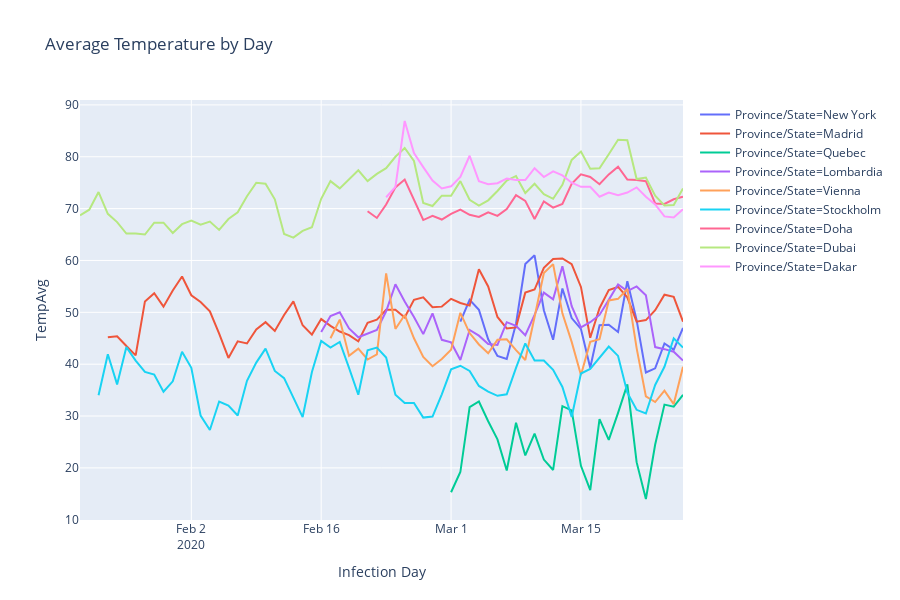

Notebook source saved alongside this figure:
### Markdown cell above
For the following analysis is important to remember that the variable `Confirmed` contains the information about the new cases that were infected at `Infection Day`. Note that this is an estimation, but in my opinion is more realistic that study the weather around 8 days after that the infection accour.   

Fig. "_Temperature Avg by Day_" shows the temperature in the 9 `Province/State` since the `Infection Day` of the first reported patient. This time series shows that the hottests `Province/State` (Dakar, Dubai, Doha) have mean temperatures over $\approx 65^o F$ in all days, while Quebec is the only `Province/State` that had under $30^o F$ most of the time. The temperature in all the others `Province/States` were between 30 and $60^o F$.
> Note that this graph shows the possibility to make a discretization of the temperature potentially considering 3 ranges of values. In the future, should be nice to do a k-means analysis with 3 clusters to study the number of cases by the range of temperature (see below).

### Code cell
# PLot the Temperature Avg by day
px.line(covid_weather, x='Infection Day', y='TempAvg', color='Province/State',
       title='Average Temperature by Day')

### Figure 1 — Plotly figure (JSON) as saved in the notebook; plotly's stock layout.template omitted (floating-point values rounded to 4 significant figures)
{"data": [{"hoverlabel": {"namelength": 0}, "hovertemplate": "Province/State=New York<br>Infection Day=%{x}<br>TempAvg=%{y}", "legendgroup": "Province/State=New York", "line": {"color": "#636efa", "dash": "solid"}, "mode": "lines", "name": "Province/State=New York", "showlegend": true, "type": "scatter", "x": ["2020-03-02", "2020-03-03", "2020-03-04", "2020-03-05", "2020-03-06", "2020-03-07", "2020-03-08", "2020-03-09", "2020-03-10", "2020-03-11", "2020-03-12", "2020-03-13", "2020-03-14", "2020-03-15", "2020-03-16", "2020-03-17", "2020-03-18", "2020-03-19", "2020-03-20", "2020-03-21", "2020-03-22", "2020-03-23", "2020-03-24", "2020-03-25", "2020-03-26"], "xaxis": "x", "y": [48.2, 52.4, 50.5, 44.8, 41.6, 41, 47.8, 59.3, 61, 50.4, 44.7, 54.6, 48.9, 46.8, 39.3, 47.5, 47.6, 46.2, 56, 48.5, 38.4, 39.2, 44, 42.8, 47], "yaxis": "y"}, {"hoverlabel": {"namelength": 0}, "hovertemplate": "Province/State=Madrid<br>Infection Day=%{x}<br>TempAvg=%{y}", "legendgroup": "Province/State=Madrid", "line": {"color": "#EF553B", "dash": "solid"}, "mode": "lines", "name": "Province/State=Madrid", "showlegend": true, "type": "scatter", "x": ["2020-01-24", "2020-01-25", "2020-01-26", "2020-01-27", "2020-01-28", "2020-01-29", "2020-01-30", "2020-01-31", "2020-02-01", "2020-02-02", "2020-02-03", "2020-02-04", "2020-02-05", "2020-02-06", "2020-02-07", "2020-02-08", "2020-02-09", "2020-02-10", "2020-02-11", "2020-02-12", "2020-02-13", "2020-02-14", "2020-02-15", "2020-02-16", "2020-02-17", "2020-02-18", "2020-02-19", "2020-02-20", "2020-02-21", "2020-02-22", "2020-02-23", "2020-02-24", "2020-02-25", "2020-02-26", "2020-02-27", "2020-02-28", "2020-02-29", "2020-03-01", "2020-03-02", "2020-03-03", "2020-03-04", "2020-03-05", "2020-03-06", "2020-03-07", "2020-03-08", "2020-03-09", "2020-03-10", "2020-03-11", "2020-03-12", "2020-03-13", "2020-03-14", "2020-03-15", "2020-03-16", "2020-03-17", "2020-03-18", "2020-03-19", "2020-03-20", "2020-03-21", "2020-03-22", "2020-03-23", "2020-03-24", "2020-03-25", "2020-03-26"], "xaxis": "x", "y": [45.2, 45.4, 43.5, 41.7, 52.1, 53.7, 51.1, 54.2, 56.9, 53.3, 52, 50.2, 45.9, 41.2, 44.4, 44, 46.7, 48.1, 46.4, 49.5, 52.1, 47.5, 45.7, 48.7, 47.4, 46.3, 45.6, 44.4, 48, 48.6, 50.5, 50.5, 49, 52.4, 52.9, 51, 51.1, 52.6, 51.8, 51.3, 58.3, 55, 49.1, 46.9, 47.1, 53.8, 54.4, 58.6, 60.3, 60.4, 59.3, 54.9, 45.1, 50.8, 54.3, 54.9, 52.9, 48.2, 48.5, 50.4, 53.4, 53, 48.2], "yaxis": "y"}, {"hoverlabel": {"namelength": 0}, "hovertemplate": "Province/State=Quebec<br>Infection Day=%{x}<br>TempAvg=%{y}", "legendgroup": "Province/State=Quebec", "line": {"color": "#00cc96", "dash": "solid"}, "mode": "lines", "name": "Province/State=Quebec", "showlegend": true, "type": "scatter", "x": ["2020-03-01", "2020-03-02", "2020-03-03", "2020-03-04", "2020-03-05", "2020-03-06", "2020-03-07", "2020-03-08", "2020-03-09", "2020-03-10", "2020-03-11", "2020-03-12", "2020-03-13", "2020-03-14", "2020-03-15", "2020-03-16", "2020-03-17", "2020-03-18", "2020-03-19", "2020-03-20", "2020-03-21", "2020-03-22", "2020-03-23", "2020-03-24", "2020-03-25", "2020-03-26"], "xaxis": "x", "y": [15.3, 19.2, 31.7, 32.8, 29, 25.5, 19.5, 28.7, 22.4, 26.6, 21.6, 19.6, 31.9, 31.1, 20.4, 15.7, 29.4, 25.4, 30.6, 36.1, 21.1, 14, 24.5, 32.2, 31.8, 34.1], "yaxis": "y"}, {"hoverlabel": {"namelength": 0}, "hovertemplate": "Province/State=Lombardia<br>Infection Day=%{x}<br>TempAvg=%{y}", "legendgroup": "Province/State=Lombardia", "line": {"color": "#ab63fa", "dash": "solid"}, "mode": "lines", "name": "Province/State=Lombardia", "showlegend": true, "type": "scatter", "x": ["2020-02-16", "2020-02-17", "2020-02-18", "2020-02-19", "2020-02-20", "2020-02-21", "2020-02-22", "2020-02-23", "2020-02-24", "2020-02-25", "2020-02-26", "2020-02-27", "2020-02-28", "2020-02-29", "2020-03-01", "2020-03-02", "2020-03-03", "2020-03-04", "2020-03-05", "2020-03-06", "2020-03-07", "2020-03-08", "2020-03-09", "2020-03-10", "2020-03-11", "2020-03-12", "2020-03-13", "2020-03-14", "2020-03-15", "2020-03-16", "2020-03-17", "2020-03-18", "2020-03-19", "2020-03-20", "2020-03-21", "2020-03-22", "2020-03-23", "2020-03-24", "2020-03-25", "2020-03-26"], "xaxis": "x", "y": [46.2, 49.3, 50, 46.9, 45.2, 45.9, 46.6, 50.2, 55.4, 52.1, 49.1, 45.8, 49.8, 44.7, 44.2, 40.8, 46.6, 45.5, 43.9, 43.7, 48.1, 47.4, 45.6, 49.5, 53.8, 52.5, 58.9, 51.2, 47.1, 48.1, 49.5, 52.4, 55.4, 54.1, 55, 53.3, 43.3, 42.9, 42.4, 40.7], "yaxis": "y"}, {"hoverlabel": {"namelength": 0}, "hovertemplate": "Province/State=Vienna<br>Infection Day=%{x}<br>TempAvg=%{y}", "legendgroup": "Province/State=Vienna", "line": {"color": "#FFA15A", "dash": "solid"}, "mode": "lines", "name": "Province/State=Vienna", "showlegend": true, "type": "scatter", "x": ["2020-02-17", "2020-02-18", "2020-02-19", "2020-02-20", "2020-02-21", "2020-02-22", "2020-02-23", "2020-02-24", "2020-02-25", "2020-02-26", "2020-02-27", "2020-02-28", "2020-02-29", "2020-03-01", "2020-03-02", "2020-03-03", "2020-03-04", "2020-03-05", "2020-03-06", "2020-03-07", "2020-03-08", "2020-03-09", "2020-03-10", "2020-03-11", "2020-03-12", "2020-03-13", "2020-03-14", "2020-03-15", "2020-03-16", "2020-03-17", "2020-03-18", "2020-03-19", "2020-03-20", "2020-03-21", "2020-03-22", "2020-03-23", "2020-03-24", "2020-03-25", "2020-03-26"], "xaxis": "x", "y": [45, 48.6, 41.6, 43, 40.9, 41.9, 57.5, 46.8, 49.5, 45, 41.4, 39.6, 41, 42.8, 49.9, 46, 43.8, 42.1, 44.7, 44.8, 42.7, 40.8, 49.1, 57.6, 59.3, 49.8, 44.3, 37.9, 44.3, 44.8, 52.3, 52.6, 54.5, 43.1, 33.8, 32.7, 34.9, 32.3, 39.5], "yaxis": "y"}, {"hoverlabel": {"namelength": 0}, "hovertemplate": "Province/State=Stockholm<br>Infection Day=%{x}<br>TempAvg=%{y}", "legendgroup": "Province/State=Stockholm", "line": {"color": "#19d3f3", "dash": "solid"}, "mode": "lines", "name": "Province/State=Stockholm", "showlegend": true, "type": "scatter", "x": ["2020-01-23", "2020-01-24", "2020-01-25", "2020-01-26", "2020-01-27", "2020-01-28", "2020-01-29", "2020-01-30", "2020-01-31", "2020-02-01", "2020-02-02", "2020-02-03", "2020-02-04", "2020-02-05", "2020-02-06", "2020-02-07", "2020-02-08", "2020-02-09", "2020-02-10", "2020-02-11", "2020-02-12", "2020-02-13", "2020-02-14", "2020-02-15", "2020-02-16", "2020-02-17", "2020-02-18", "2020-02-19", "2020-02-20", "2020-02-21", "2020-02-22", "2020-02-23", "2020-02-24", "2020-02-25", "2020-02-26", "2020-02-27", "2020-02-28", "2020-02-29", "2020-03-01", "2020-03-02", "2020-03-03", "2020-03-04", "2020-03-05", "2020-03-06", "2020-03-07", "2020-03-08", "2020-03-09", "2020-03-10", "2020-03-11", "2020-03-12", "2020-03-13", "2020-03-14", "2020-03-15", "2020-03-16", "2020-03-17", "2020-03-18", "2020-03-19", "2020-03-20", "2020-03-21", "2020-03-22", "2020-03-23", "2020-03-24", "2020-03-25", "2020-03-26"], "xaxis": "x", "y": [34, 41.9, 36.1, 43.3, 40.7, 38.5, 38, 34.7, 36.7, 42.4, 39.3, 30.1, 27.3, 32.8, 32, 30.1, 36.8, 40.3, 43, 38.7, 37.3, 33.4, 29.8, 38.5, 44.5, 43.2, 44.3, 39.3, 34.1, 42.7, 43.2, 41.3, 34.1, 32.5, 32.5, 29.7, 29.9, 34.2, 39, 39.7, 38.7, 35.8, 34.7, 33.9, 34.2, 39.3, 44, 40.7, 40.7, 38.9, 35.6, 29.8, 38.2, 39.1, 41.2, 43.4, 41.6, 34.5, 31.2, 30.5, 36, 39.5, 45, 43.2], "yaxis": "y"}, {"hoverlabel": {"namelength": 0}, "hovertemplate": "Province/State=Doha<br>Infection Day=%{x}<br>TempAvg=%{y}", "legendgroup": "Province/State=Doha", "line": {"color": "#FF6692", "dash": "solid"}, "mode": "lines", "name": "Province/State=Doha", "showlegend": true, "type": "scatter", "x": ["2020-02-21", "2020-02-22", "2020-02-23", "2020-02-24", "2020-02-25", "2020-02-26", "2020-02-27", "2020-02-28", "2020-02-29", "2020-03-01", "2020-03-02", "2020-03-03", "2020-03-04", "2020-03-05", "2020-03-06", "2020-03-07", "2020-03-08", "2020-03-09", "2020-03-10", "2020-03-11", "2020-03-12", "2020-03-13", "2020-03-14", "2020-03-15", "2020-03-16", "2020-03-17", "2020-03-18", "2020-03-19", "2020-03-20", "2020-03-21", "2020-03-22", "2020-03-23", "2020-03-24", "2020-03-25", "2020-03-26"], "xaxis": "x", "y": [69.5, 68.2, 70.8, 74.1, 75.6, 71.8, 67.8, 68.6, 67.9, 69, 69.8, 68.8, 68.4, 69.3, 68.6, 69.9, 72.6, 71.5, 68, 71.4, 70.2, 70.9, 74.8, 76.6, 76.1, 74.7, 76.6, 78.1, 75.6, 75.5, 75.3, 71, 70.9, 71.8, 72.3], "yaxis": "y"}, {"hoverlabel": {"namelength": 0}, "hovertemplate": "Province/State=Dubai<br>Infection Day=%{x}<br>TempAvg=%{y}", "legendgroup": "Province/State=Dubai", "line": {"color": "#B6E880", "dash": "solid"}, "mode": "lines", "name": "Province/State=Dubai", "showlegend": true, "type": "scatter", "x": ["2020-01-21", "2020-01-22", "2020-01-23", "2020-01-24", "2020-01-25", "2020-01-26", "2020-01-27", "2020-01-28", "2020-01-29", "2020-01-30", "2020-01-31", "2020-02-01", "2020-02-02", "2020-02-03", "2020-02-04", "2020-02-05", "2020-02-06", "2020-02-07", "2020-02-08", "2020-02-09", "2020-02-10", "2020-02-11", "2020-02-12", "2020-02-13", "2020-02-14", "2020-02-15", "2020-02-16", "2020-02-17", "2020-02-18", "2020-02-19", "2020-02-20", "2020-02-21", "2020-02-22", "2020-02-23", "2020-02-24", "2020-02-25", "2020-02-26", "2020-02-27", "2020-02-28", "2020-02-29", "2020-03-01", "2020-03-02", "2020-03-03", "2020-03-04", "2020-03-05", "2020-03-06", "2020-03-07", "2020-03-08", "2020-03-09", "2020-03-10", "2020-03-11", "2020-03-12", "2020-03-13", "2020-03-14", "2020-03-15", "2020-03-16", "2020-03-17", "2020-03-18", "2020-03-19", "2020-03-20", "2020-03-21", "2020-03-22", "2020-03-23", "2020-03-24", "2020-03-25", "2020-03-26"], "xaxis": "x", "y": [68.7, 69.8, 73.2, 69, 67.4, 65.2, 65.2, 65, 67.3, 67.3, 65.3, 67, 67.7, 66.9, 67.5, 65.9, 68, 69.3, 72.4, 75, 74.8, 71.8, 65.1, 64.4, 65.7, 66.4, 71.9, 75.3, 73.9, 75.6, 77.4, 75.3, 76.7, 77.8, 80, 81.7, 79.2, 71.1, 70.5, 72.5, 72.5, 75.3, 71.7, 70.6, 71.6, 73.4, 75.4, 76.3, 73, 74.8, 72.8, 71.9, 74.6, 79.4, 81, 77.7, 77.8, 80.5, 83.3, 83.2, 75.7, 76, 72.5, 70.6, 70.7, 73.9], "yaxis": "y"}, {"hoverlabel": {"namelength": 0}, "hovertemplate": "Province/State=Dakar<br>Infection Day=%{x}<br>TempAvg=%{y}", "legendgroup": "Province/State=Dakar", "line": {"color": "#FF97FF", "dash": "solid"}, "mode": "lines", "name": "Province/State=Dakar", "showlegend": true, "type": "scatter", "x": ["2020-02-23", "2020-02-24", "2020-02-25", "2020-02-26", "2020-02-27", "2020-02-28", "2020-02-29", "2020-03-01", "2020-03-02", "2020-03-03", "2020-03-04", "2020-03-05", "2020-03-06", "2020-03-07", "2020-03-08", "2020-03-09", "2020-03-10", "2020-03-11", "2020-03-12", "2020-03-13", "2020-03-14", "2020-03-15", "2020-03-16", "2020-03-17", "2020-03-18", "2020-03-19", "2020-03-20", "2020-03-21", "2020-03-22", "2020-03-23", "2020-03-24", "2020-03-25", "2020-03-26"], "xaxis": "x", "y": [72.2, 74.2, 86.9, 80.7, 78, 75.4, 73.9, 74.3, 76.1, 80.2, 75.3, 74.7, 74.9, 75.8, 75.5, 75.5, 77.8, 76.1, 77.2, 76.4, 75, 74.2, 74.2, 72.3, 73.1, 72.6, 73.1, 74.1, 72.3, 70.8, 68.5, 68.3, 69.9], "yaxis": "y"}], "layout": {"height": 600, "legend": {"tracegroupgap": 0}, "title": {"text": "Average Temperature by Day"}, "xaxis": {"anchor": "y", "domain": [0, 1], "title": {"text": "Infection Day"}}, "yaxis": {"anchor": "x", "domain": [0, 1], "title": {"text": "TempAvg"}}}}
